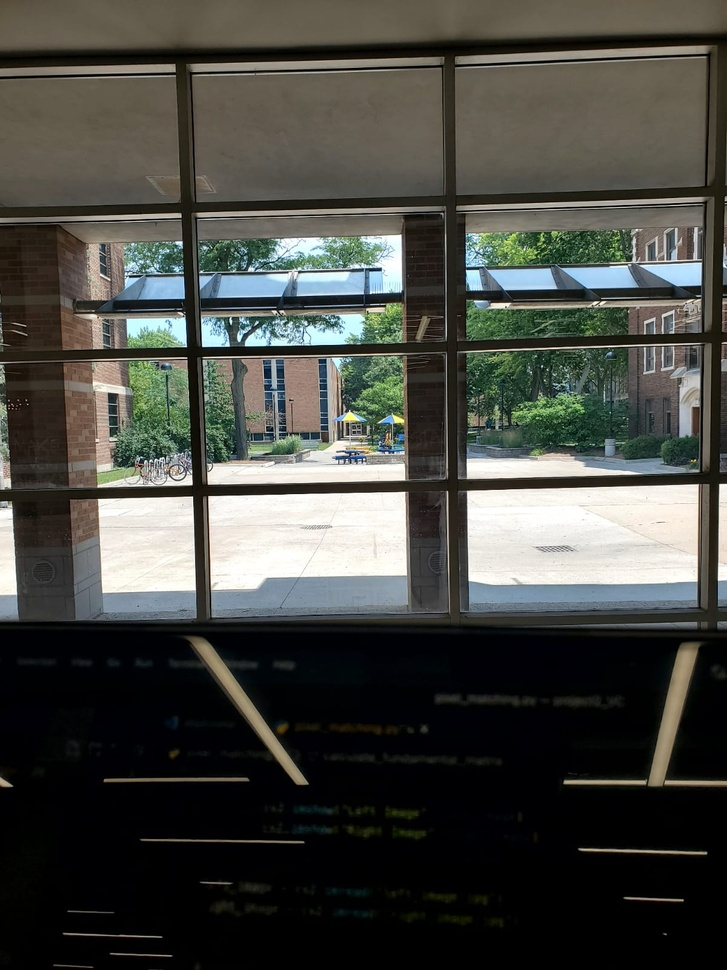
#> input picture left1_image.jpeg, 727 x 970 px, shrunk from 1200 x 1600 before the run
$ python pixel_matching_bfm.py left1_image.jpeg im1.jpeg
#> lines starting #> are read from the running program, lines starting #| are printed output that depends on the picture
#> in calPM, left_image is the input picture: shape (970, 727, 3); mean B, G, R 66.7, 72.1, 71
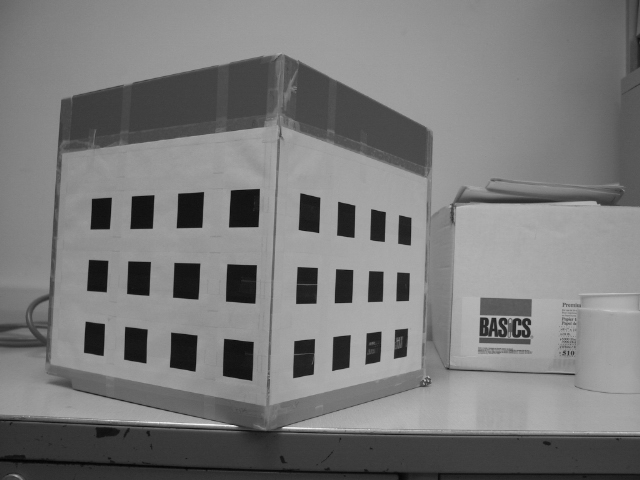
#> input picture im1.jpeg, 640 x 480 px
#> in calPM, right_image is the input picture: shape (480, 640, 3); min 3, max 249, mean 122.4
import cv2
import numpy as np
import sys

# Function to calculate the fundamental matrix
def calculate_fundamental_matrix(image1, image2):
    # Convert images to grayscale
    gray1 = cv2.cvtColor(image1, cv2.COLOR_BGR2GRAY)
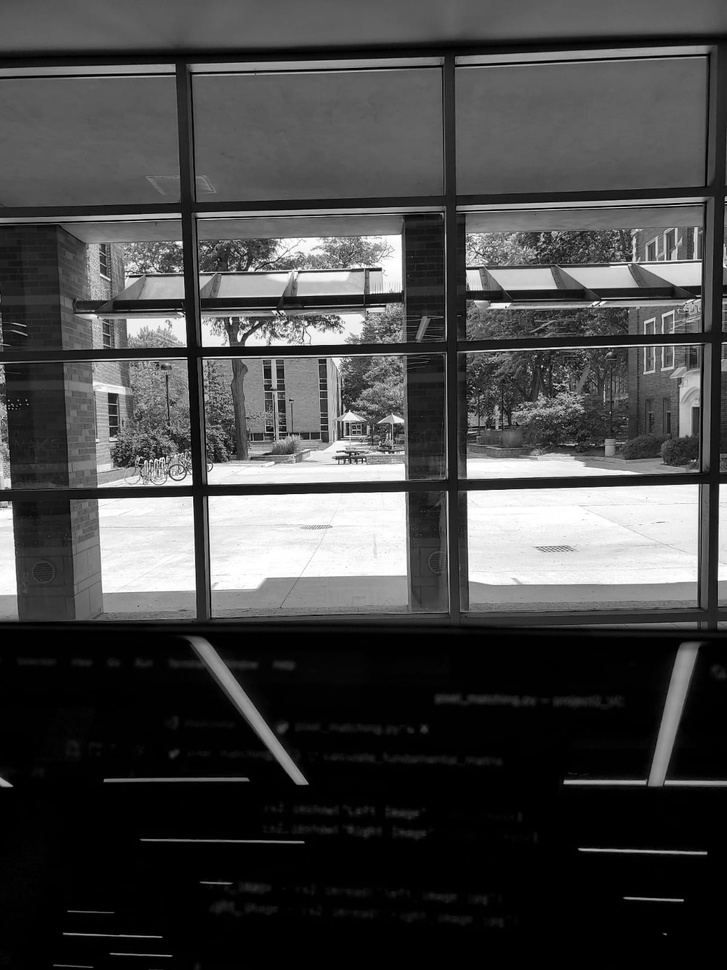
#> gray1: shape (970, 727); min 0, max 255, mean 71.1
    gray2 = cv2.cvtColor(image2, cv2.COLOR_BGR2GRAY)

    # Feature detection and matching using ORB and BFMatcher
    detector = cv2.ORB_create()
    keypoints1, descriptors1 = detector.detectAndCompute(gray1, None)
#> keypoints1 = 500 keypoints; strongest (x, y, size): (203, 345, 31), (210, 496, 31), (467, 271, 31), (192, 497, 31)
    keypoints2, descriptors2 = detector.detectAndCompute(gray2, None)
#> keypoints2 = 500 keypoints; strongest (x, y, size): (499, 319, 37.2), (502, 318, 37.2), (527, 319, 31), (500, 319, 31)

    matcher = cv2.BFMatcher(cv2.NORM_HAMMING, crossCheck=True)
    matches = matcher.match(descriptors1, descriptors2)
#> matches = 81 matches
    # matcher = cv2.BFMatcher(cv2.NORM_HAMMING, crossCheck=True)
    # matches = matcher.match(descriptors1, descriptors2)

    # Extract matching points

    points1 = np.float32([keypoints1[m.queryIdx].pt for m in matches])
#> points1 = 81 pairs, first value 98 to 670, second value 236.4 to 584.8
    points2 = np.float32([keypoints2[m.trainIdx].pt for m in matches])
#> points2 = 81 pairs, first value 84.6 to 530, second value 194.9 to 375.3

    # Calculate fundamental matrix
    F, _ = cv2.findFundamentalMat(points1, points2, cv2.FM_RANSAC, 3, 0.99)
#> F = [[6.89e-07, 3.83e-08, -0.000121], [-1.55e-06, 7.49e-06, -0.00306], [0.00021, -0.00234, 1]]

    return F

# Function to draw epipolar line and corresponding point on the right image
# [54 lines left out: function draw_epipolar_line, not called in this run]

# Read the two images
def calPM(path1, path2):
    left_image = cv2.imread(path1)
    right_image = cv2.imread(path2)

    # Calculate the fundamental matrix
    F = calculate_fundamental_matrix(left_image, right_image)

    # Convert the images to grayscale
    gray_left = cv2.cvtColor(left_image, cv2.COLOR_BGR2GRAY)
    gray_right = cv2.cvtColor(right_image, cv2.COLOR_BGR2GRAY)

    # Create windows and set the mouse callback function
    cv2.namedWindow('Left Image')
    cv2.namedWindow('Right Image')
    cv2.setMouseCallback('Left Image', draw_epipolar_line, [left_image, right_image, gray_left, gray_right, F])

    # Display the images
    cv2.imshow('Left Image', left_image)
    cv2.imshow('Right Image', right_image)

    # Wait for the user to close the windows
    cv2.waitKey(0)
    cv2.destroyAllWindows()

calPM(sys.argv[1], sys.argv[2])
